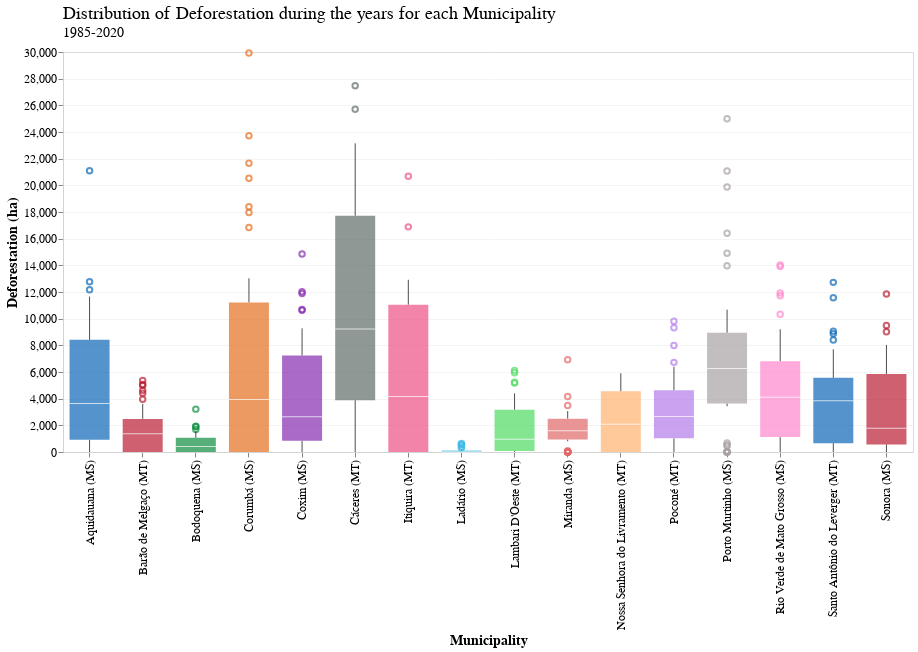

Notebook code cell kept with this figure:
### Markdown cell above
### 2.3 Deforestation boxplots

### Code cell
deforestation_boxplot = alt.Chart(pantanal_deforestation_df.rename(
    columns={'deforestation_ha': 'Deforestation (ha)'}
)).mark_boxplot(size=40, extent=0.5, opacity=0.7).encode(
    x=alt.X('location:O', axis=alt.Axis(title="Municipality")),
    y=alt.Y('Deforestation (ha):Q',scale=alt.Scale(zero=False)),
    color=alt.Color('location', legend=None)
).configure_axis(
    labelFontSize=12,
    titleFontSize=14
)

final_chart = deforestation_boxplot.properties(
    width=850,
    height=400,
    title=science_theme_title(
        text="Distribution of Deforestation during the years for each Municipality", 
        subtitle="1985-2020"
    )
)

final_chart

### Figure 1 — Vega-Lite specification as saved in the notebook (floating-point values rounded to 4 significant figures; data arrays with more than 128 entries replaced by an {"elided": "..."} marker saying what was removed)
{"config": {"view": {"width": 533.3, "height": 300.0, "fill": "white"}, "title": {"align": "left", "anchor": "start", "frame": "group", "font": "Helvetica Neue", "fontSize": 18, "dy": -2, "subtitleFont": "Helvetica Neue", "subtitleFontSize": 14, "fontWeight": "normal"}, "axis": {"domainColor": "lightGrey", "gridColor": "lightGrey", "gridWidth": 0.25, "titleFont": "Helvetica Neue", "titleFontSize": 14, "labelFont": "Helvetica Neue", "labelFontSize": 12}, "legend": {"layout": {"anchor": "start"}, "labelLimit": 0, "titleFontSize": 14, "titleFont": "Helvetica Neue", "labelFontSize": 14, "labelFont": "Helvetica Neue"}, "header": {"title": null, "titleFont": "Helvetica Neue", "labelFont": "Helvetica Neue", "labelFontSize": 14, "labelPadding": 2}, "range": {"category": ["#0C66B5", "#BA1D32", "#0F8E40", "#E56F20", "#862BAF", "#626D69", "#ED5087", "#3DB9E2", "#51DB63", "#E26868", "#FFB270", "#B37CEA", "#A8A1A4", "#FF87CD"]}}, "data": {"name": "data-0bdef5aeae7e7b9b9c58723f183834cc"}, "mark": {"type": "boxplot", "extent": 0.5, "opacity": 0.7, "size": 40}, "encoding": {"color": {"field": "location", "legend": null, "type": "nominal"}, "x": {"axis": {"title": "Municipality"}, "field": "location", "type": "ordinal"}, "y": {"field": "Deforestation (ha)", "scale": {"zero": false}, "type": "quantitative"}}, "height": 400, "title": {"align": "left", "anchor": "start", "frame": "group", "font": "Helvetica Neue", "fontSize": 18, "dy": -2, "subtitleFont": "Helvetica Neue", "subtitleFontSize": 14, "fontWeight": "normal", "text": "Distribution of Deforestation during the years for each Municipality", "subtitle": "1985-2020"}, "width": 850, "$schema": "https://vega.github.io/schema/vega-lite/v4.17.0.json", "datasets": {"data-0bdef5aeae7e7b9b9c58723f183834cc": {"elided": "576 records"}}}
